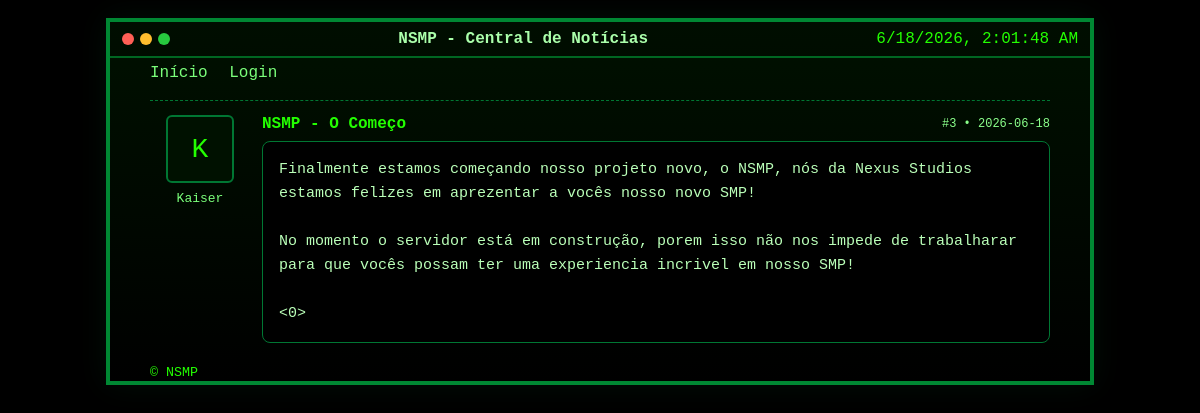
Before: / with the older database file.
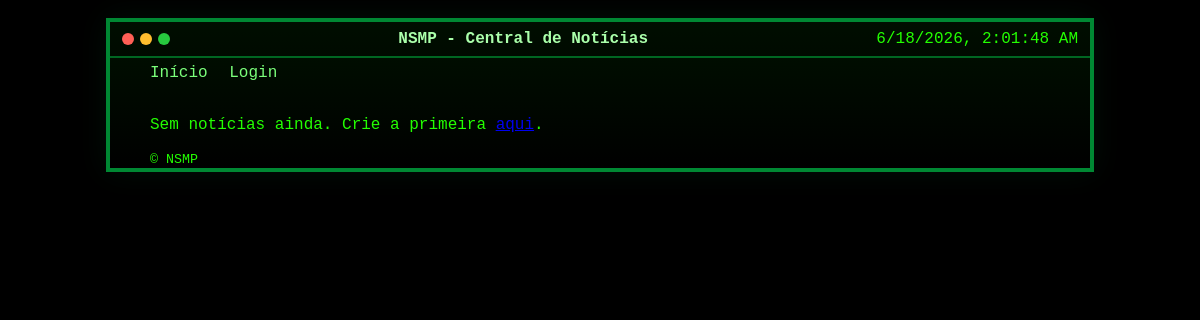
After: the same page with the newer database file.
### tables this page shows
CREATE TABLE posts (
            id INTEGER PRIMARY KEY AUTOINCREMENT,
            title TEXT NOT NULL,
            date TEXT NOT NULL,
            content TEXT NOT NULL,
            image TEXT
        , markdown_filename TEXT);

### app.py (the view)
@app.route('/')
def index():
    conn = get_db_connection()
    posts = conn.execute('SELECT * FROM posts ORDER BY date DESC, id DESC').fetchall()
    conn.close()
    return render_template('index.html', posts=posts, admin_name=app.config.get('ADMIN_NAME', 'Kaiser'))

### app.py (called while the page is built)
def get_db_connection():
    conn = sqlite3.connect(DB_PATH)
    conn.row_factory = sqlite3.Row
    return conn

### templates/index.html (shortened to what this page needs)
{% extends 'base.html' %}
{% block content %}
{% if posts|length == 0 %}
<p>Sem notícias ainda. Crie a primeira <a href="{{ url_for('new_post') }}">aqui</a>.</p>
{% endif %}
{% for post in posts %}
<div class="forum-post">
  <div class="post-left">
    <div class="avatar">K</div>
    <div class="user">{{ admin_name }}</div>
  </div>
  <div class="post-right">
    <div class="post-head">
      <div class="post-title">{{ post['title'] }}</div>
      <div class="post-meta">#{{ post['id'] }} • {{ post['date'] }}</div>
    </div>
    <div class="post-body">
      <pre class="post-text">{{ post['content'] }}</pre>
    </div>
  </div>
</div>
{% endfor %}
{% endblock %}

### templates/base.html (shortened to what this page needs)
<!doctype html>
<html lang="pt-BR">
  <head>
    <link rel="stylesheet" href="{{ url_for('static', filename='css/style.css') }}">
  </head>
  <body class="terminal-bg">
    <div class="terminal-window">
      <div class="terminal-topbar">
        <div class="dots"><span class="dot red"></span><span class="dot yellow"></span><span class="dot green"></span></div>
        <div class="title">NSMP - Central de Notícias</div>
        <div class="clock" id="clock"></div>
      </div>
      <header class="site-header">
        <div class="wrap">
          <nav>
            <a href="{{ url_for('index') }}">Início</a>
            {% if session.get('logged_in') %}
              <a href="{{ url_for('new_post') }}">Nova notícia</a>
              <a href="{{ url_for('logout') }}">Sair</a>
            {% else %}
              <a href="{{ url_for('login') }}">Login</a>
            {% endif %}
          </nav>
        </div>
      </header>
      <main class="wrap terminal-screen">
      {% block content %}{% endblock %}
      </main>
      <footer class="site-footer">
        <div class="wrap">
          <small>&copy; NSMP</small>
        </div>
      </footer>
    </div>
  </body>
</html>

### static/css/style.css (style rules this page uses)
.terminal-bg { background:#000;color:#23ff00;min-height:100vh }
body { font-family: 'Courier New', Courier, monospace;margin:0 }
.terminal-window { max-width:980px;margin:18px auto;border:4px solid #083;background:linear-gradient(180deg,#001100 0,#000 100%);box-shadow:0 0 30px rgba(0,255,120,0.06) }
.terminal-topbar { display:flex;align-items:center;justify-content:space-between;padding:8px 12px;border-bottom:2px solid #062;background:rgba(0,0,0,0.2) }
.terminal-topbar .dots { display:flex;gap:6px }
.dot { width:12px;height:12px;border-radius:50%;display:inline-block }
.dot.red { background:#ff5f56 }
.dot.yellow { background:#ffbd2e }
.dot.green { background:#27c93f }
.terminal-topbar .title { color:#aaffaa;font-weight:bold }
.terminal-screen { padding:18px }
.wrap { max-width:900px;margin:0 auto;padding:0 16px }
.site-header { padding:6px 0 12px 0 }
.site-header nav { margin-bottom:6px }
.site-header a { margin-right:12px;color:#7aff7a;text-decoration:none }

Changed rows visible on the page:
removed posts: admin_name "Kaiser", title "NSMP - O Começo", id "3", date "2026-06-18", content "Finalmente estamos começando nosso projeto novo, o NSMP, nós da Nexus Studios estamos felizes em aprezentar a vocês nosso novo SMP! No momento o servidor está em construção, porem isso não nos impede de trabalharar para que vocês possam ter uma experiencia incrivel em nosso SMP! <0>"
Other visible differences:
text now shown: "Sem notícias ainda. Crie a primeira aqui ."
